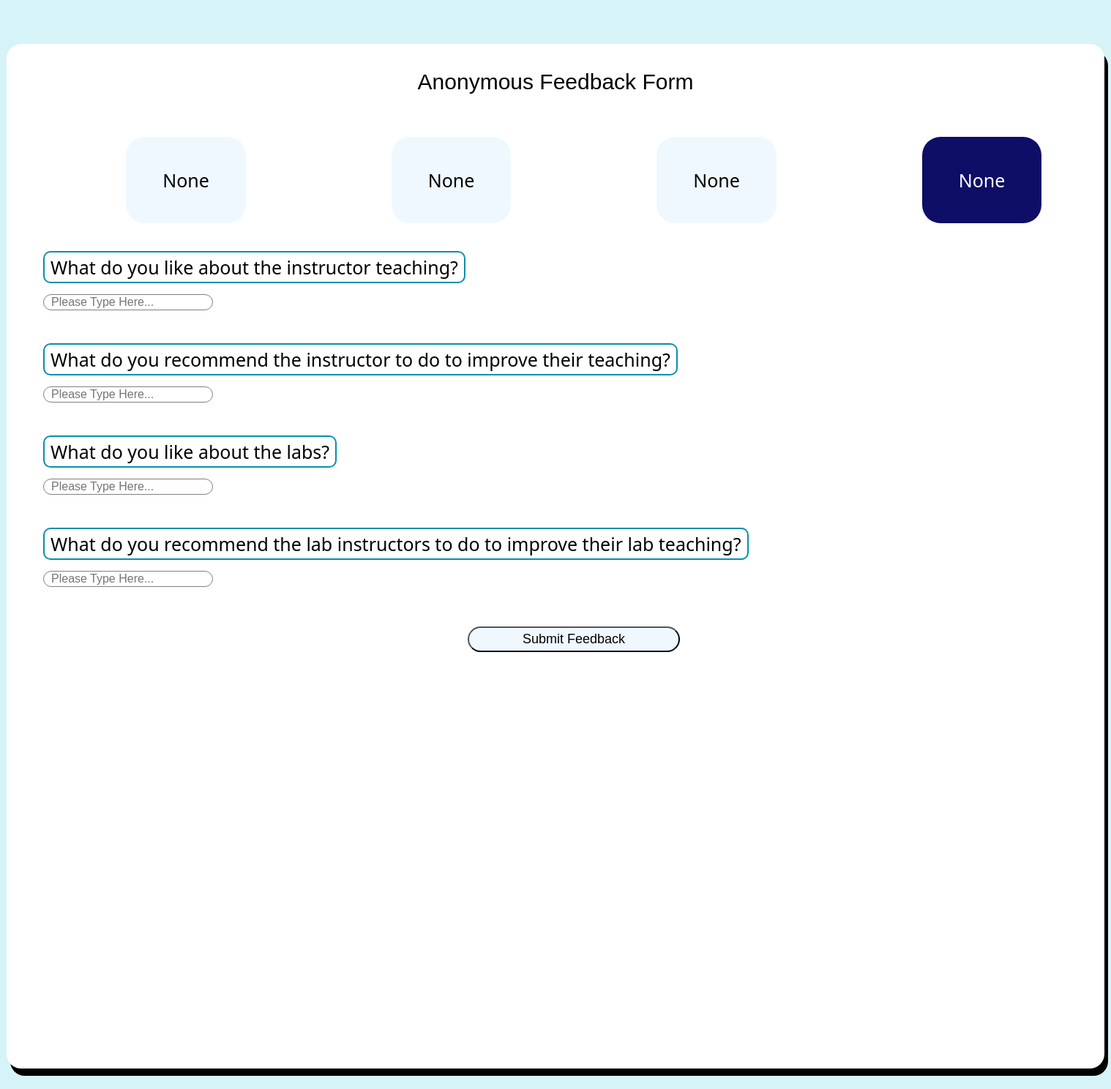
/feedback (signed in), run on an earlier commit of the app's database.
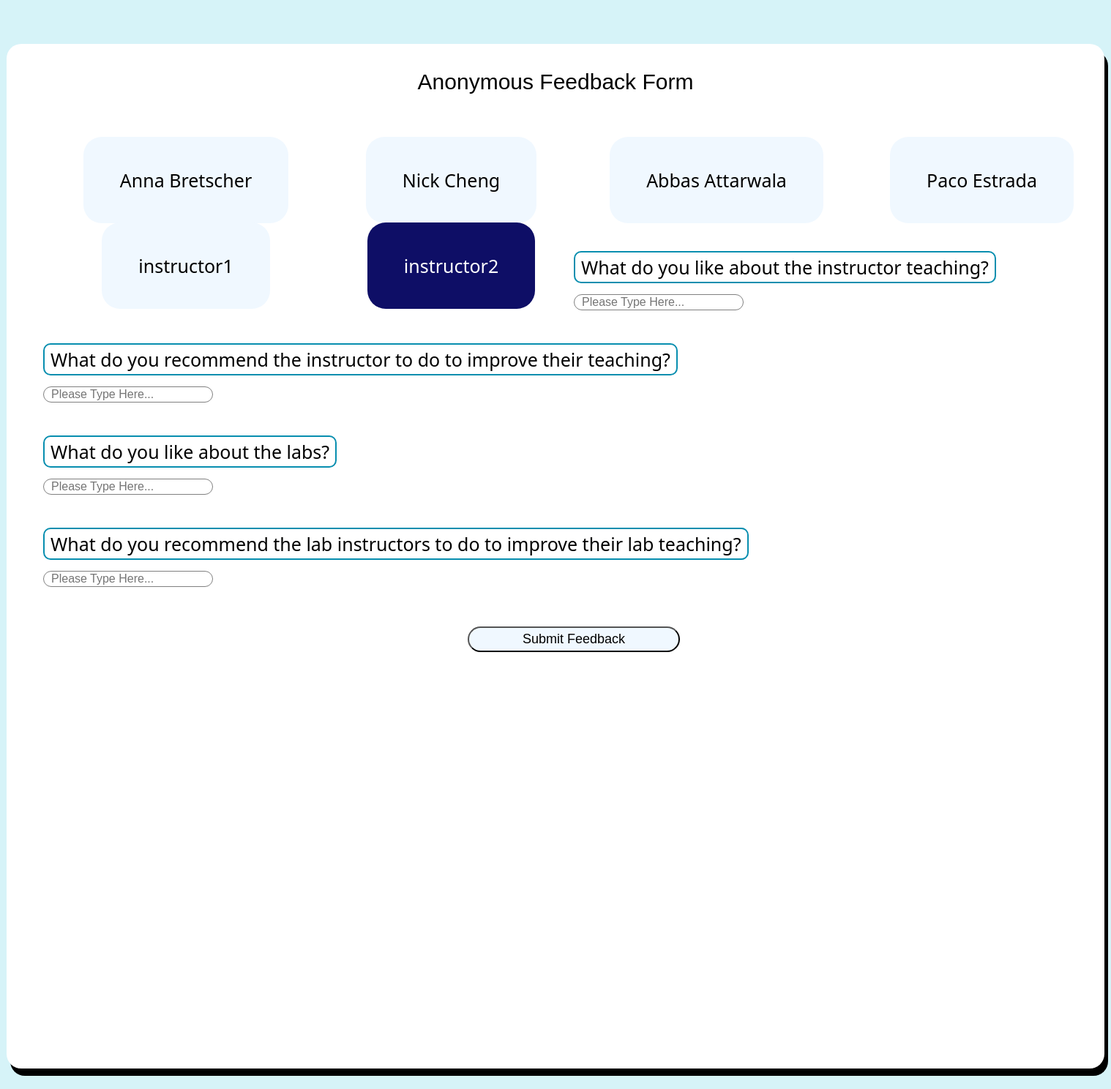
And on a later commit of the database.
### tables this page shows
CREATE TABLE "login_credentials" (
	"userid"	INTEGER,
	"username"	TEXT,
	"hashedpwd"	TEXT,
	"privilege"	NUMERIC DEFAULT 0,
	"name"	TEXT,
	"courses"	TEXT,
	PRIMARY KEY("userid" AUTOINCREMENT)
);

### app.py (the view)
@app.route("/feedback", methods=['GET','POST'])
def feedback():
    if check_session():
        return redirect('/login')
    userid = get_userid()
    if userid == -1:
        return "Invalid userid, try logging in"
    user = SESSIONS[request.cookies.get('sessionId')]
    privilege = user.privilege
    if request.method == 'POST':
        return send_feedback(user)
    else:
        if privilege == 1:
            return show_feedback_page_student(user)
        elif privilege == 3:
            return show_feedback_page_professor(user)
        else:
            return "Error you aren't a student or professor, try logging in"

### app.py (called while the page is built)
def check_session():
    sessionId = request.cookies.get('sessionId')
    if not (sessionId in SESSIONS.keys()):
        print('FAILED Session Check')
        return True
    else:
        print('PASSED Session Check')
        return False

def get_userid():
    if 'sessionId' in request.cookies:
        if request.cookies.get('sessionId') in SESSIONS.keys():
            return SESSIONS[request.cookies.get('sessionId')].userid
    return -1

def show_feedback_page_student(user):
    professors = d.query_assoc("SELECT * FROM login_credentials where privilege = 3;")
    g.professors = professors
    return render_template('feedback.html')

### database.py (called while the page is built)
def dict_factory(cursor, row):
    d = {}
    for idx, col in enumerate(cursor.description):
        d[col[0]] = row[idx]
    return d

def query_assoc(sql):
    con = sqlite3.connect(DATABASE_PATH)
    con.row_factory = dict_factory
    cur = con.cursor()
    cur.execute(sql)
    rows = cur.fetchall()
    con.close()
    return rows

### templates/feedback.html (shortened to what this page needs)
<!DOCTYPE html>
<html lang="en">
<head>
    <link rel="stylesheet" href="/static/css/feedback.css">
</head>
<body>
    <div class="content_box">
        <p class="feedback_title">Anonymous Feedback Form</p>
        <div class="feedback_form">
            <form action="{{url_for('feedback')}}" method="post">
                <ul>
                    {%for prof in g.professors%}
                    <li>
                        <label for="{{prof['userid']}}">{{prof['name']}}</label>
                    </li>
                    {%endfor%}
                </ul><br>
                <label id="label1" for="q1">What do you like about the instructor teaching?</label><br>
                <input id="q1" type="text" placeholder="Please Type Here..." name="q1"><br>
                <label for="q2">What do you recommend the instructor to do to improve their teaching?</label><br>
                <input id="q2" type="text" placeholder="Please Type Here..." name="q2"><br>
                <label for="q3">What do you like about the labs?</label><br>
                <input id="q3" type="text" placeholder="Please Type Here..." name="q3"><br>
                <label for="q4">What do you recommend the lab instructors to do to improve their lab teaching?</label><br>
                <input id="q4" type="text" placeholder="Please Type Here..." name="q4"><br>
                <div class="feedback_button"><button type="submit">Submit Feedback</button></div>
            </form>
        </div>
    </div>
</body>
</html>

What changed in the data, as far as the page shows it:
changed login_credentials: name "None" → "Anna Bretscher"
changed login_credentials: name "None" → "Nick Cheng"
changed login_credentials: name "None" → "Abbas Attarwala"
changed login_credentials: name "None" → "Paco Estrada"
added login_credentials: name "instructor1"
added login_credentials: name "instructor2"
